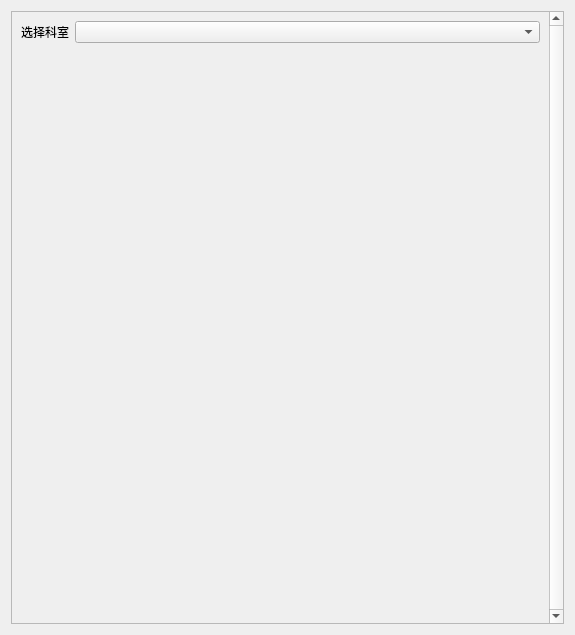
<?xml version="1.0" encoding="UTF-8"?>
<ui version="4.0">
 <class>PatientRegisterWidget</class>
 <widget class="QWidget" name="PatientRegisterWidget">
  <property name="geometry">
   <rect>
    <x>0</x>
    <y>0</y>
    <width>575</width>
    <height>635</height>
   </rect>
  </property>
  <property name="windowTitle">
   <string>Form</string>
  </property>
  <layout class="QVBoxLayout" name="verticalLayout">
   <item>
    <widget class="QScrollArea" name="scrollArea">
     <property name="sizePolicy">
      <sizepolicy hsizetype="Expanding" vsizetype="Expanding">
       <horstretch>0</horstretch>
       <verstretch>0</verstretch>
      </sizepolicy>
     </property>
     <property name="verticalScrollBarPolicy">
      <enum>Qt::ScrollBarAlwaysOn</enum>
     </property>
     <property name="sizeAdjustPolicy">
      <enum>QAbstractScrollArea::AdjustIgnored</enum>
     </property>
     <property name="widgetResizable">
      <bool>true</bool>
     </property>
     <widget class="QWidget" name="scrollAreaWidgetContents">
      <property name="enabled">
       <bool>true</bool>
      </property>
      <property name="geometry">
       <rect>
        <x>0</x>
        <y>0</y>
        <width>534</width>
        <height>611</height>
       </rect>
      </property>
      <property name="sizePolicy">
       <sizepolicy hsizetype="Expanding" vsizetype="Expanding">
        <horstretch>0</horstretch>
        <verstretch>0</verstretch>
       </sizepolicy>
      </property>
      <layout class="QVBoxLayout" name="verticalLayout_3">
       <item>
        <layout class="QHBoxLayout" name="horizontalLayout_3">
         <item>
          <widget class="QLabel" name="label">
           <property name="text">
            <string>选择科室</string>
           </property>
          </widget>
         </item>
         <item>
          <widget class="QComboBox" name="DepartmentInput">
           <property name="sizePolicy">
            <sizepolicy hsizetype="Expanding" vsizetype="Preferred">
             <horstretch>0</horstretch>
             <verstretch>0</verstretch>
            </sizepolicy>
           </property>
          </widget>
         </item>
        </layout>
       </item>
       <item>
        <layout class="QGridLayout" name="DoctorCardList">
         <property name="sizeConstraint">
          <enum>QLayout::SetMinAndMaxSize</enum>
         </property>
         <property name="spacing">
          <number>0</number>
         </property>
        </layout>
       </item>
       <item>
        <spacer name="verticalSpacer">
         <property name="orientation">
          <enum>Qt::Vertical</enum>
         </property>
         <property name="sizeHint" stdset="0">
          <size>
           <width>20</width>
           <height>40</height>
          </size>
         </property>
        </spacer>
       </item>
      </layout>
     </widget>
    </widget>
   </item>
  </layout>
 </widget>
 <resources/>
 <connections/>
</ui>
